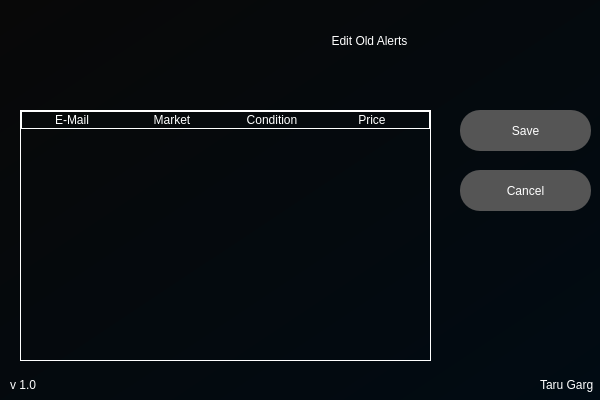
<?xml version="1.0" encoding="UTF-8"?>
<ui version="4.0">
 <class>Dialog</class>
 <widget class="QDialog" name="Dialog">
  <property name="geometry">
   <rect>
    <x>0</x>
    <y>0</y>
    <width>600</width>
    <height>400</height>
   </rect>
  </property>
  <property name="windowTitle">
   <string>Old Alerts - ALRT</string>
  </property>
  <property name="windowIcon">
   <iconset>
    <activeon>../ui_resouces/APP_LOGO_.png</activeon>
   </iconset>
  </property>
  <property name="styleSheet">
   <string notr="true">QWidget#Dialog { 
background-color : qlineargradient(spread:pad, x1:0, y1:0, x2:1, y2:1, stop:0 rgba(8, 8, 8, 255), stop:1 rgba(1, 11, 19, 255))
}

QLineEdit {
	background-color : #555555;
	border-radius : 10px;
}

QHeaderView::section{
    background-color:transparent;
    border-radius:10px;
}


</string>
  </property>
  <widget class="QPushButton" name="save">
   <property name="geometry">
    <rect>
     <x>460</x>
     <y>110</y>
     <width>131</width>
     <height>41</height>
    </rect>
   </property>
   <property name="styleSheet">
    <string notr="true">border-radius : 20px;
background-color : #555555;
font: 900 10pt &quot;Arial Black&quot;;
color : white;
</string>
   </property>
   <property name="text">
    <string>Save</string>
   </property>
  </widget>
  <widget class="QPushButton" name="cancel">
   <property name="geometry">
    <rect>
     <x>460</x>
     <y>170</y>
     <width>131</width>
     <height>41</height>
    </rect>
   </property>
   <property name="styleSheet">
    <string notr="true">border-radius : 20px;
background-color : #555555;
font: 900 10pt &quot;Arial Black&quot;;
color : white;
</string>
   </property>
   <property name="text">
    <string>Cancel</string>
   </property>
  </widget>
  <widget class="QLabel" name="label_5">
   <property name="geometry">
    <rect>
     <x>169</x>
     <y>11</y>
     <width>401</width>
     <height>60</height>
    </rect>
   </property>
   <property name="sizePolicy">
    <sizepolicy hsizetype="Expanding" vsizetype="Expanding">
     <horstretch>0</horstretch>
     <verstretch>0</verstretch>
    </sizepolicy>
   </property>
   <property name="styleSheet">
    <string notr="true">color: rgb(255, 255, 255);
font: 28pt &quot;MV Boli&quot;;</string>
   </property>
   <property name="text">
    <string>Edit Old Alerts</string>
   </property>
   <property name="alignment">
    <set>Qt::AlignCenter</set>
   </property>
  </widget>
  <widget class="QLabel" name="label_6">
   <property name="geometry">
    <rect>
     <x>10</x>
     <y>380</y>
     <width>49</width>
     <height>10</height>
    </rect>
   </property>
   <property name="styleSheet">
    <string notr="true">font: 700 italic 9pt &quot;Cambria&quot;;
color: rgb(255, 255, 255);</string>
   </property>
   <property name="text">
    <string>v 1.0</string>
   </property>
  </widget>
  <widget class="QLabel" name="label_4">
   <property name="geometry">
    <rect>
     <x>100</x>
     <y>10</y>
     <width>64</width>
     <height>64</height>
    </rect>
   </property>
   <property name="sizePolicy">
    <sizepolicy hsizetype="Expanding" vsizetype="Expanding">
     <horstretch>0</horstretch>
     <verstretch>0</verstretch>
    </sizepolicy>
   </property>
   <property name="text">
    <string/>
   </property>
   <property name="pixmap">
    <pixmap>../ui_resouces/APP_LOGO_.png</pixmap>
   </property>
   <property name="scaledContents">
    <bool>true</bool>
   </property>
   <property name="alignment">
    <set>Qt::AlignCenter</set>
   </property>
  </widget>
  <widget class="QTableWidget" name="tableWidget">
   <property name="geometry">
    <rect>
     <x>20</x>
     <y>110</y>
     <width>411</width>
     <height>251</height>
    </rect>
   </property>
   <property name="styleSheet">
    <string notr="true">border : 1px solid white;
gridline-color: rgb(255, 255, 255);
background-color : transparent;
font: 900 10pt &quot;Arial Black&quot;;
color : white;

</string>
   </property>
   <property name="sizeAdjustPolicy">
    <enum>QAbstractScrollArea::AdjustToContents</enum>
   </property>
   <property name="gridStyle">
    <enum>Qt::DashLine</enum>
   </property>
   <property name="cornerButtonEnabled">
    <bool>true</bool>
   </property>
   <attribute name="horizontalHeaderVisible">
    <bool>true</bool>
   </attribute>
   <attribute name="horizontalHeaderCascadingSectionResizes">
    <bool>false</bool>
   </attribute>
   <attribute name="horizontalHeaderStretchLastSection">
    <bool>false</bool>
   </attribute>
   <attribute name="verticalHeaderVisible">
    <bool>false</bool>
   </attribute>
   <attribute name="verticalHeaderHighlightSections">
    <bool>true</bool>
   </attribute>
   <attribute name="verticalHeaderStretchLastSection">
    <bool>true</bool>
   </attribute>
   <column>
    <property name="text">
     <string>E-Mail</string>
    </property>
   </column>
   <column>
    <property name="text">
     <string>Market</string>
    </property>
   </column>
   <column>
    <property name="text">
     <string>Condition</string>
    </property>
   </column>
   <column>
    <property name="text">
     <string>Price</string>
    </property>
   </column>
  </widget>
  <widget class="QLabel" name="label_7">
   <property name="geometry">
    <rect>
     <x>540</x>
     <y>370</y>
     <width>81</width>
     <height>30</height>
    </rect>
   </property>
   <property name="styleSheet">
    <string notr="true">font: 700 italic 9pt &quot;Cambria&quot;;
color: rgb(255, 255, 255);</string>
   </property>
   <property name="text">
    <string>Taru Garg</string>
   </property>
  </widget>
 </widget>
 <tabstops>
  <tabstop>tableWidget</tabstop>
  <tabstop>save</tabstop>
  <tabstop>cancel</tabstop>
 </tabstops>
 <resources/>
 <connections/>
</ui>
